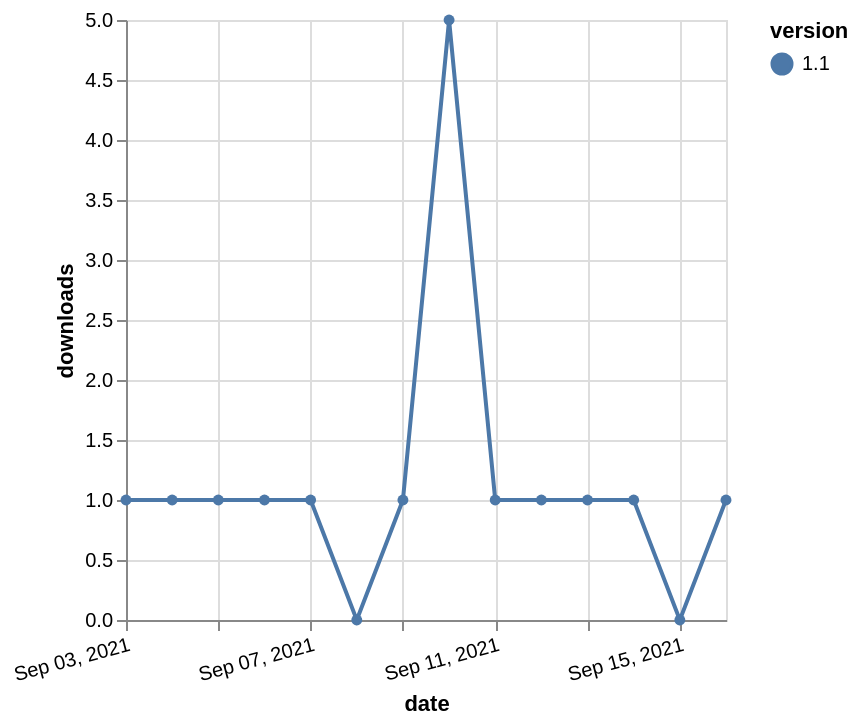

This figure's Vega-Lite source:
### Vega-Lite specification from a JSON file in a GitHub repository (floating-point values rounded to 4 significant figures)
{"$schema": "https://vega.github.io/schema/vega-lite/v5.json", "description": "A simple bar chart with embedded data.", "data": {"values": [{"date": "2021-09-03", "total": 398, "delta": 1, "version": "1.1"}, {"date": "2021-09-04", "total": 399, "delta": 1, "version": "1.1"}, {"date": "2021-09-05", "total": 400, "delta": 1, "version": "1.1"}, {"date": "2021-09-06", "total": 401, "delta": 1, "version": "1.1"}, {"date": "2021-09-07", "total": 402, "delta": 1, "version": "1.1"}, {"date": "2021-09-08", "total": 402, "delta": 0, "version": "1.1"}, {"date": "2021-09-09", "total": 403, "delta": 1, "version": "1.1"}, {"date": "2021-09-10", "total": 408, "delta": 5, "version": "1.1"}, {"date": "2021-09-11", "total": 409, "delta": 1, "version": "1.1"}, {"date": "2021-09-12", "total": 410, "delta": 1, "version": "1.1"}, {"date": "2021-09-13", "total": 411, "delta": 1, "version": "1.1"}, {"date": "2021-09-14", "total": 412, "delta": 1, "version": "1.1"}, {"date": "2021-09-15", "total": 412, "delta": 0, "version": "1.1"}, {"date": "2021-09-16", "total": 413, "delta": 1, "version": "1.1"}]}, "width": "container", "mark": {"type": "line", "point": {"filled": true}}, "encoding": {"x": {"field": "date", "type": "temporal", "timeUnit": "yearmonthdate", "title": "date", "axis": {"labelAngle": -15}}, "y": {"field": "delta", "type": "quantitative", "title": "downloads"}, "color": {"field": "version", "type": "nominal"}, "tooltip": {"field": "delta"}}}
